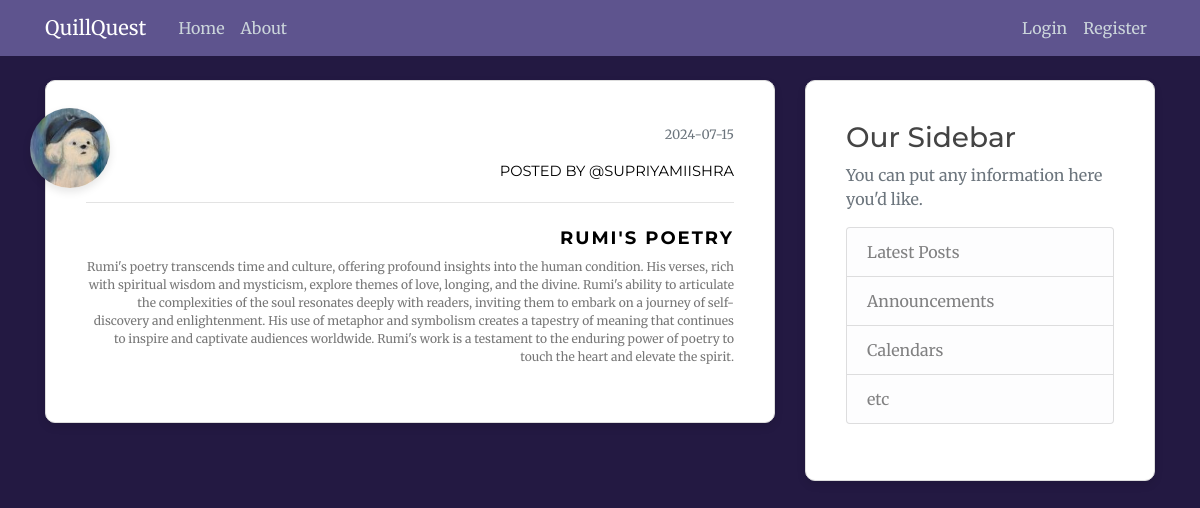
The page /post/51 on the database its author committed.
### flaskblog/models.py (models this page shows, shortened)
class User(db.Model, UserMixin): #import from db.Model
    __tablename__ = "user"
    id = db.Column(db.Integer, primary_key= True )
    username = db.Column(db.String(20), unique= True, nullable= False)
    email = db.Column(db.String(120), unique= True, nullable= False)
    image_file = db.Column(db.String(120), nullable= False, default = 'default.jpeg') #hashing for length
    password = db.Column(db.String(60), nullable= False)
    posts = db.relationship ('Post', backref = 'author', lazy =  True) #one-to-many relationship; backref: author attribute to get user of post ; lazy: loads in one go

class Post(db.Model):
    __tablename__ = "post"
    id = db.Column(db.Integer, primary_key= True )
    title = db.Column(db.String(100), nullable= False)
    date_posted= db.Column(db.DateTime, nullable= False, default= datetime.utcnow ) # no (): function as arguement; not current time
    content = db.Column(db.Text, nullable= False)
    user_id = db.Column( db.Integer, db.ForeignKey('user.id'), nullable = False) #lowercase user not class; table and column name

### flaskblog/posts/routes.py (the view)
@posts.route("/post/<int:post_id>")
def post(post_id):
    post = Post.query.get_or_404(post_id)
    return render_template('post.html', title=post.title, post = post)

### flaskblog/templates/post.html (shortened to what this page needs)
{% extends "layout.html" %}
{% block content %}
  <article class="media content-section">
    <img class="rounded-circle article-img" style="width: 80px; height: 80px; box-shadow: 0 4px 8px rgba(0, 0, 0, 0.1);" src="{{ url_for('static', filename='profile_pics/' + post.author.image_file) }}">
    <div class="media-body" style="text-align: right;">
      <div class="article-metadata">
        <small class="text-muted">{{ post.date_posted.strftime('%Y-%m-%d') }} </small> <br>
        <a style="font-size: 11pt;" href="{{  url_for('users.user_posts', username=post.author.username)  }}"> posted by @{{ post.author.username }} </a>
        <div> <br>
        </div>
      </div>
        <h2 class = "article-title" style="font-weight:bold;" > {{ post.title }} </h2>
        <p class="article-content"> {{ post.content }} </p>
    </div>
  </article>
  {% endblock %}

### flaskblog/static/main.css (style rules this page uses)
body { background: #231942; color: #777; font-family: 'Merriweather', serif; font-size: 16px; margin-top: 5rem; }
h1, h2, h3, h4, h5, h6 { color: #444444; font-family: 'Montserrat', sans-serif; }
.content-section { background: #ffffff; padding: 40px; border: 1px solid #dddddd; border-radius: 10px; box-shadow: 0 4px 8px rgba(0, 0, 0, 0.1); margin-bottom: 20px; position: relative; transition: 0.4s; }
.content-section::before { content: ""; position: absolute; bottom: 0; height: 2px; width: 0%; background: #333333; right: 0; transition: width 0.4s; }
.article-title { color: black; font-size: 18px; margin-top: 25px; letter-spacing: 2px; text-transform: uppercase; }
.article-content { white-space: pre-line; font-size: 12px; }
.article-img { height: 65px; width: 65px; margin-right: 16px; position: absolute; top: 27px; left: -16px; cursor: pointer; }
.article-metadata { padding-bottom: 1px; margin-bottom: 4px; border-bottom: 1px solid #e3e3e3; }
.article-metadata a { font-family: 'Montserrat', sans-serif; font-size: 12px; text-transform: uppercase; color: black; margin-top: 10px; transition: 0.4s; display: inline-block; top: 5px; position: relative; }

### rows shown on the page
User: image_file (picture), author.username "SUPRIYAMIISHRA"
Post: date_posted "2024-07-15", title "RUMI'S POETRY", content "Rumi's poetry transcends time and culture, offering profound insights into the human condition. His verses, rich with spiritual wisdom and mysticism, explore themes of love, longing, and the divine. Rumi's ability to articulate the complexities of the soul resonates deeply with readers, inviting them to embark on a journey of self-discovery and enlightenment. His use of metaphor and symbolism creates a tapestry of meaning that continues to inspire and captivate audiences worldwide. Rumi's work is a testament to the enduring power of poetry to touch the heart and elevate the spirit."
